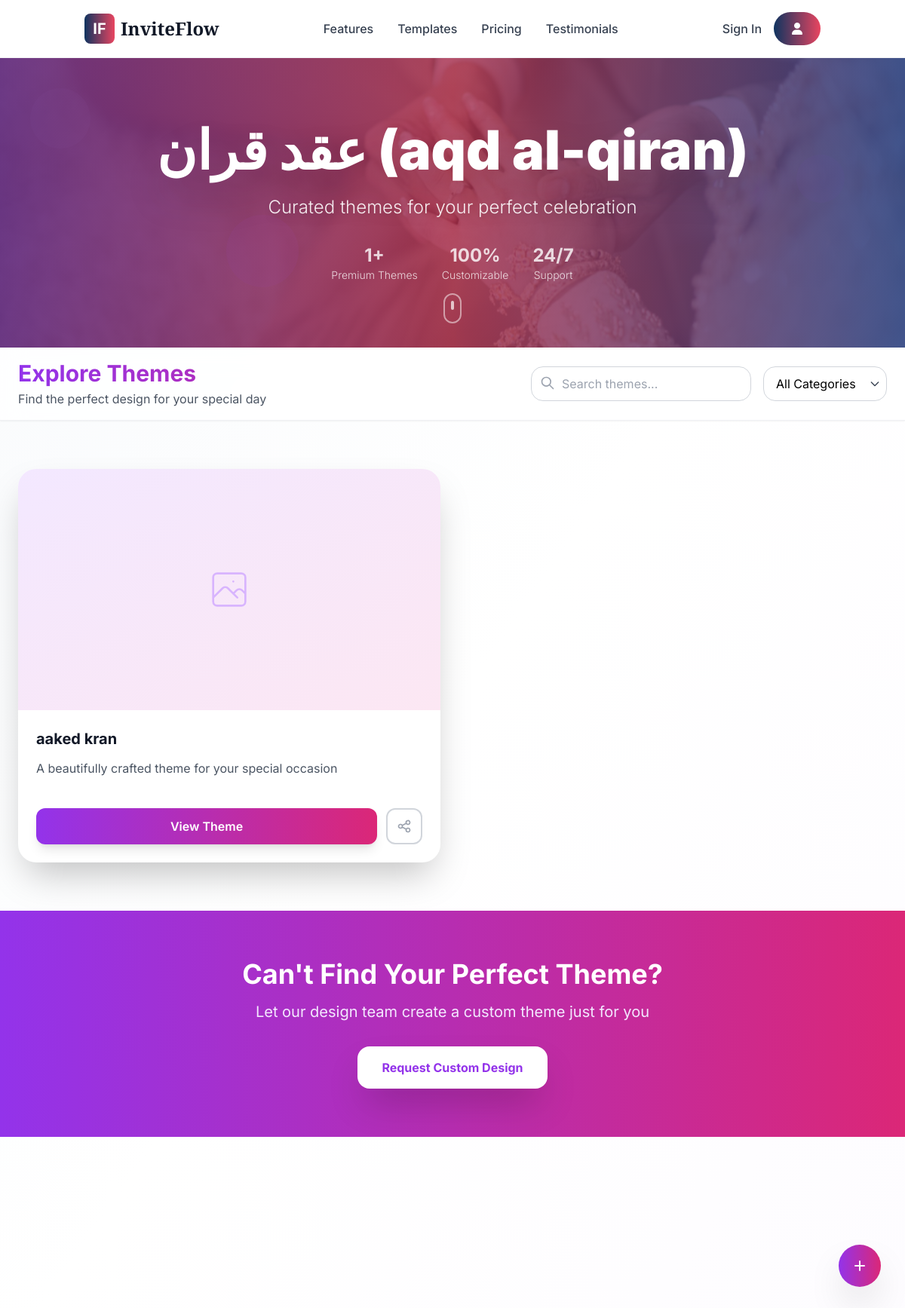
The app's page /main/category/8 with its own data.
### invitation/models.py (models this page shows, shortened)
class InvitationType(models.Model):
    name = models.CharField(max_length=100)
    description = models.TextField(blank=True)
    image = models.ImageField( upload_to='invitation_type_image/', height_field=None, width_field=None, max_length=None, null=True, blank=True)
    tag = models.CharField(max_length=150, null=True,blank=True)

class Invitation_theme(models.Model):
    GENDARE =[('male','Male'),
           ('female','Female')]
    name = models.CharField(max_length=100)
    description = models.TextField(blank=True)
    image = models.ImageField( upload_to='invitation_theme_image/', height_field=None, width_field=None, max_length=None, null=True, blank=True)
    tag = models.CharField(max_length=150, null=True,blank=True)
    invitation_type = models.ForeignKey(InvitationType, on_delete=models.CASCADE)
    html_code = models.TextField(null=True, blank=True)
    template_path = models.CharField(max_length=255, null=True, blank=True)
    gendare = models.CharField(max_length=20, choices=GENDARE, null=True, blank=True)

### core/views.py (the view)
# urls.py: path('category/<int:id>',views.category_invitation,name='category'),
def category_invitation(request, id):
    invitation_type = get_object_or_404(InvitationType, id=id)
    invitation_themes_list = get_list_or_404(Invitation_theme, invitation_type=invitation_type)
    return render(request, 'main/category_invitation.html', {
        'invitation_themes_list': invitation_themes_list,
        'invitation_type': invitation_type,
    })

### template/main/category_invitation.html (shortened to what this page needs)
{% extends 'base.html' %}
{% load static %}
{% block content %}
<div class="min-h-screen bg-gradient-to-br from-slate-50 via-white to-purple-50/30">
  <section class="relative h-96 overflow-hidden">
    <div class="absolute inset-0 bg-gradient-to-r from-purple-900/80 via-pink-800/70 to-blue-900/80 z-10"></div>
    {% if invitation_type.image %}
    <div class="absolute inset-0 transform group">
      <img src="{{ invitation_type.image.url }}" alt="{{ invitation_type.name }}"
           class="w-full h-full object-cover transform group-hover:scale-110 transition-transform duration-700">
    </div>
    {% endif %}
    <div class="absolute inset-0 z-0">
      <div class="absolute top-10 left-10 w-20 h-20 bg-white/10 rounded-full animate-pulse"></div>
      <div class="absolute top-32 right-20 w-16 h-16 bg-pink-300/20 rounded-full animate-bounce"></div>
      <div class="absolute bottom-20 left-1/4 w-24 h-24 bg-purple-300/20 rounded-full animate-ping"></div>
    </div>
    <div class="relative z-20 h-full flex items-center justify-center text-center px-4">
      <div class="max-w-4xl">
        <h1 class="text-5xl md:text-7xl font-black text-white mb-6 drop-shadow-2xl">
          {{ invitation_type.name }}
        </h1>
        <p class="text-xl md:text-2xl text-white/90 font-light mb-8 drop-shadow-lg">
          Curated themes for your perfect celebration
        </p>
        <div class="flex justify-center space-x-8 text-white/80">
          <div class="text-center">
            <div class="text-2xl font-bold">{{ invitation_themes_list|length }}+</div>
            <div class="text-sm font-light">Premium Themes</div>
          </div>
          <div class="text-center">
            <div class="text-2xl font-bold">100%</div>
            <div class="text-sm font-light">Customizable</div>
          </div>
          <div class="text-center">
            <div class="text-2xl font-bold">24/7</div>
            <div class="text-sm font-light">Support</div>
          </div>
        </div>
      </div>
    </div>
    <div class="absolute bottom-8 left-1/2 transform -translate-x-1/2 z-20 animate-bounce">
      <div class="w-6 h-10 border-2 border-white/50 rounded-full flex justify-center">
        <div class="w-1 h-3 bg-white/70 rounded-full mt-2"></div>
      </div>
    </div>
  </section>
  <section class="sticky top-0 z-40 bg-white/80 backdrop-blur-lg border-b border-gray-200/60 shadow-sm">
    <div class="max-w-7xl mx-auto px-6 py-4">
      <div class="flex flex-col md:flex-row md:items-center md:justify-between space-y-4 md:space-y-0">
        <div class="flex-1">
          <h2 class="text-3xl font-bold bg-gradient-to-r from-purple-600 to-pink-600 bg-clip-text text-transparent">
          </h2>
          <p class="text-gray-600 mt-1">Find the perfect design for your special day</p>
        </div>
        <div class="flex flex-wrap gap-4">
          <div class="relative">
            <input type="text" placeholder="Search themes..."
                   class="pl-10 pr-4 py-2.5 border border-gray-300 rounded-2xl focus:ring-2 focus:ring-purple-500 focus:border-transparent bg-white/50 backdrop-blur-sm transition-all duration-300">
            <svg class="w-5 h-5 absolute left-3 top-3 text-gray-400" fill="none" stroke="currentColor" viewBox="0 0 24 24">
              <path stroke-linecap="round" stroke-linejoin="round" stroke-width="2" d="M21 21l-6-6m2-5a7 7 0 11-14 0 7 7 0 0114 0z"></path>
            </svg>
          </div>
          <div class="relative">
            <select class="appearance-none pl-4 pr-10 py-2.5 border border-gray-300 rounded-2xl focus:ring-2 focus:ring-purple-500 focus:border-transparent bg-white/50 backdrop-blur-sm transition-all duration-300">
              <option>All Categories</option>
            </select>
            <div class="pointer-events-none absolute inset-y-0 right-0 flex items-center px-2 text-gray-700">
              <svg class="w-4 h-4" fill="none" stroke="currentColor" viewBox="0 0 24 24">
                <path stroke-linecap="round" stroke-linejoin="round" stroke-width="2" d="M19 9l-7 7-7-7"></path>
              </svg>
            </div>
          </div>
        </div>
      </div>
    </div>
  </section>
  <section class="max-w-7xl mx-auto px-6 py-16">
    <div class="grid grid-cols-1 md:grid-cols-2 xl:grid-cols-3 gap-8 auto-rows-fr">
      {% for theme in invitation_themes_list %}
      <div class="group relative bg-white rounded-3xl shadow-2xl overflow-hidden transform transition-all duration-500 hover:scale-105 hover:shadow-3xl">
        <div class="relative h-80 overflow-hidden">
          {% if theme.image %}
          <img src="{{ theme.image.url }}" alt="{{ theme.name }}"
               class="w-full h-full object-cover transform group-hover:scale-110 transition-transform duration-700">
          {% else %}
          <div class="w-full h-full bg-gradient-to-br from-purple-100 to-pink-100 flex items-center justify-center">
          </div>
          {% endif %}
        </div>
        <div class="p-6">
          <div class="flex items-start justify-between mb-3">
            <h3 class="text-xl font-bold text-gray-900 group-hover:text-purple-600 transition-colors duration-300">
              {{ theme.name }}
            </h3>
          </div>
          <p class="text-gray-600 leading-relaxed mb-4 line-clamp-2">
            {{ theme.description|default:"A beautifully crafted theme for your special occasion" }}
          </p>
          <div class="flex space-x-3">
            <a href="{% url 'theme_preview' theme.id %}"
               class="flex-1 bg-gradient-to-r from-purple-600 to-pink-600 text-white text-center font-semibold py-3 px-4 rounded-xl hover:from-purple-700 hover:to-pink-700 transform hover:scale-105 transition-all duration-300 shadow-lg hover:shadow-xl">
              View Theme
            </a>
            <button class="w-12 h-12 border-2 border-gray-300 rounded-xl hover:border-purple-500 hover:bg-purple-50 transition-all duration-300 flex items-center justify-center group">
            </button>
          </div>
        </div>
        <div class="absolute inset-0 rounded-3xl border-2 border-transparent group-hover:border-purple-500/30 transition-all duration-500 pointer-events-none"></div>
      </div>
      {% endfor %}
    </div>
  </section>
  <section class="bg-gradient-to-r from-purple-600 to-pink-600 text-white py-16">
    <div class="max-w-4xl mx-auto text-center px-6">
      <h2 class="text-4xl font-bold mb-4">Can't Find Your Perfect Theme?</h2>
      <p class="text-xl text-purple-100 mb-8">Let our design team create a custom theme just for you</p>
      <button class="bg-white text-purple-600 font-bold py-4 px-8 rounded-2xl hover:bg-gray-100 transform hover:scale-105 transition-all duration-300 shadow-2xl">
        Request Custom Design
      </button>
    </div>
  </section>
</div>
<div class="fixed bottom-8 right-8 z-50">
  <button class="w-14 h-14 bg-gradient-to-r from-purple-600 to-pink-600 text-white rounded-full shadow-2xl hover:shadow-3xl transform hover:scale-110 transition-all duration-300 flex items-center justify-center group">
    <svg class="w-6 h-6 transform group-hover:rotate-90 transition-transform duration-300" fill="none" stroke="currentColor" viewBox="0 0 24 24">
      <path stroke-linecap="round" stroke-linejoin="round" stroke-width="2" d="M12 6v6m0 0v6m0-6h6m-6 0H6"></path>
    </svg>
  </button>
</div>
{% endblock %}

### project/static/css/custom.css (style rules this page uses)
html { scroll-behavior: smooth; }
.fade-in-up { animation: fadeInUp 0.6s ease-out; }

### template/main/category_invitation.html (style rules this page uses)
.line-clamp-2 { display: -webkit-box; -webkit-line-clamp: 2; -webkit-box-orient: vertical; overflow: hidden; }

### records on screen
InvitationType: image (picture), name "عقد قران (aqd al-qiran)"
Invitation_theme: name "aaked kran", description "A beautifully crafted theme for your special occasion"

### other values on screen
{{ invitation_themes_list|length }} "1"
